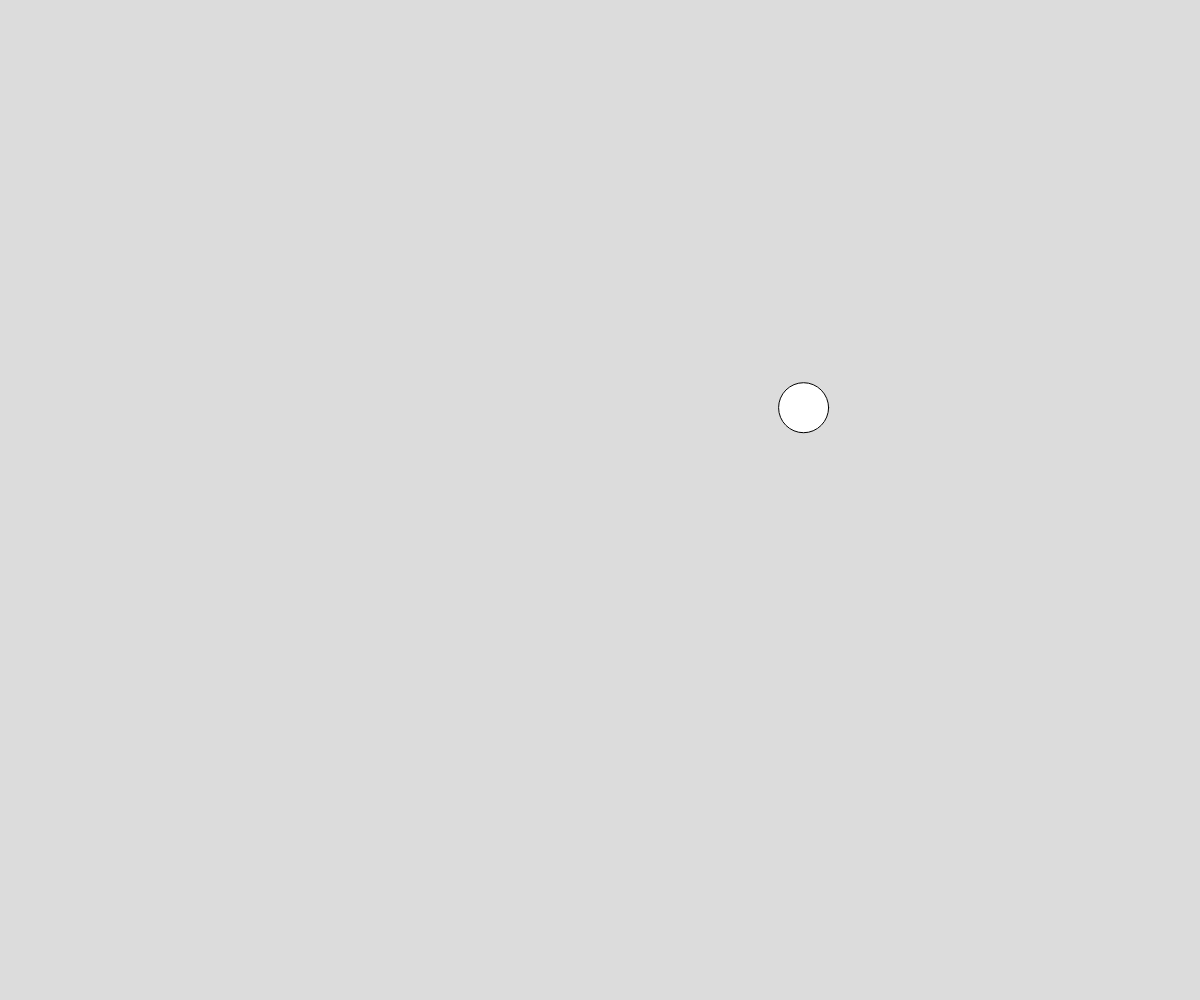
Frame 1 (no input)
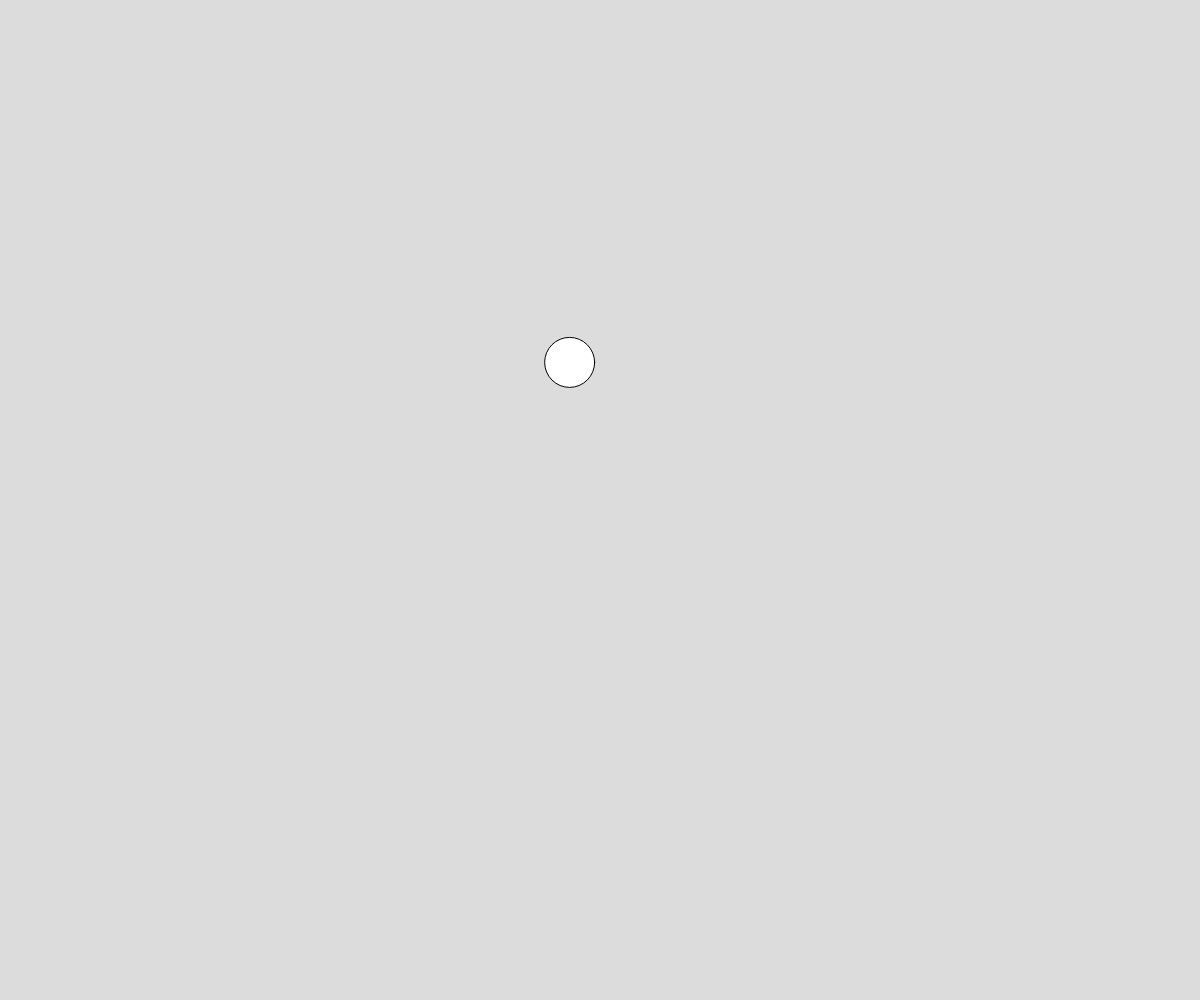
Frame 60 (no input)
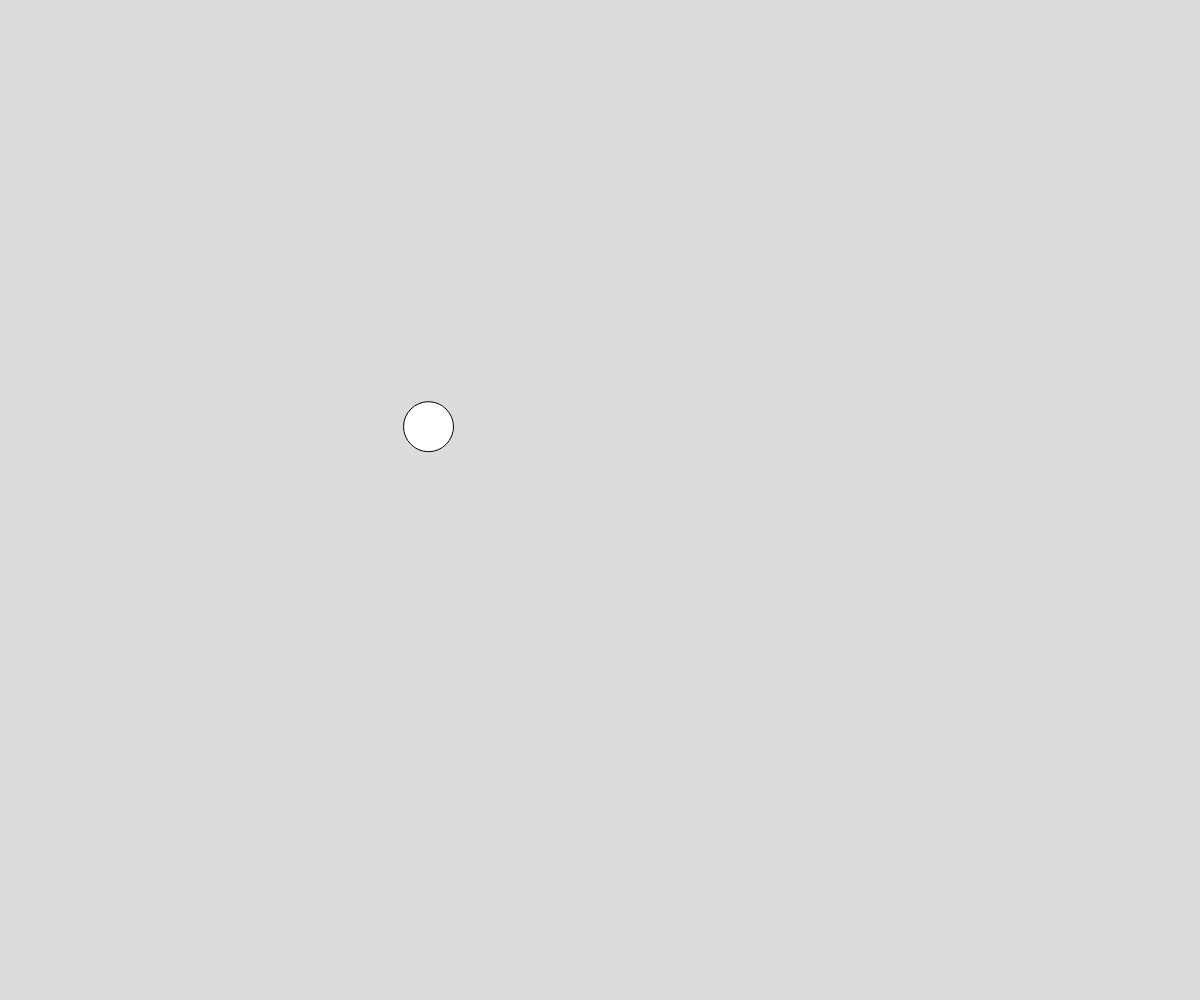
Frame 120 (the mouse pressed at the canvas centre since frame 60)

The p5.js sketch that drew these frames (run headless with seeded random() and noise() and a simulated clock; from frame 60 on, the mouse is pressed at the canvas centre):

// p5.js sketch
// ── sketch.js
// Perlin Noise
// Dmitrii Pletmintsv
// 10/7/24
//
// Extra for Experts:
// - describe what you did to take this project "above and beyond"

let x;
let y;
let time = 0;

function setup() {
  createCanvas(windowWidth, windowHeight);
  x = width / 2;
  y = height / 2;
}

function draw() {
  background(220);

  x = noise(time) * width;
  y = noise(time + 1) * height;
  time += 0.005;

  circle(x, y, 50);
}
